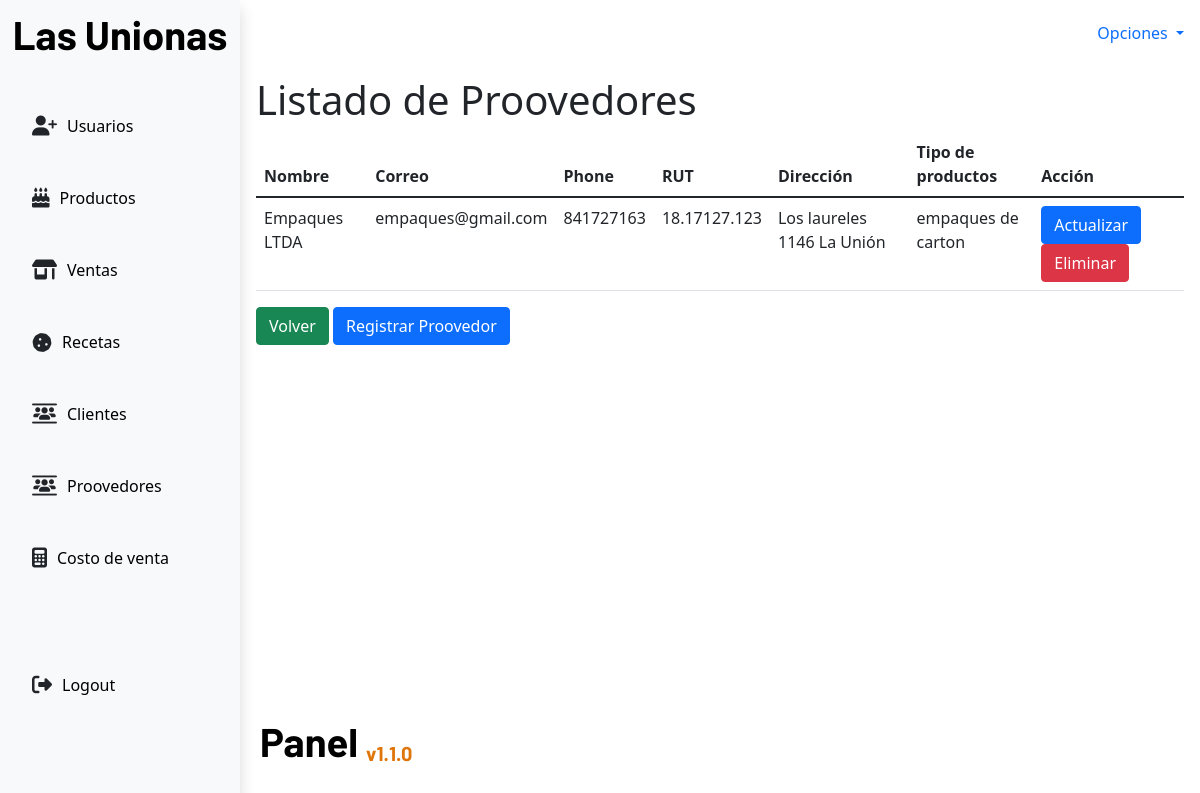
Page /suppliers/ on the earlier database version.
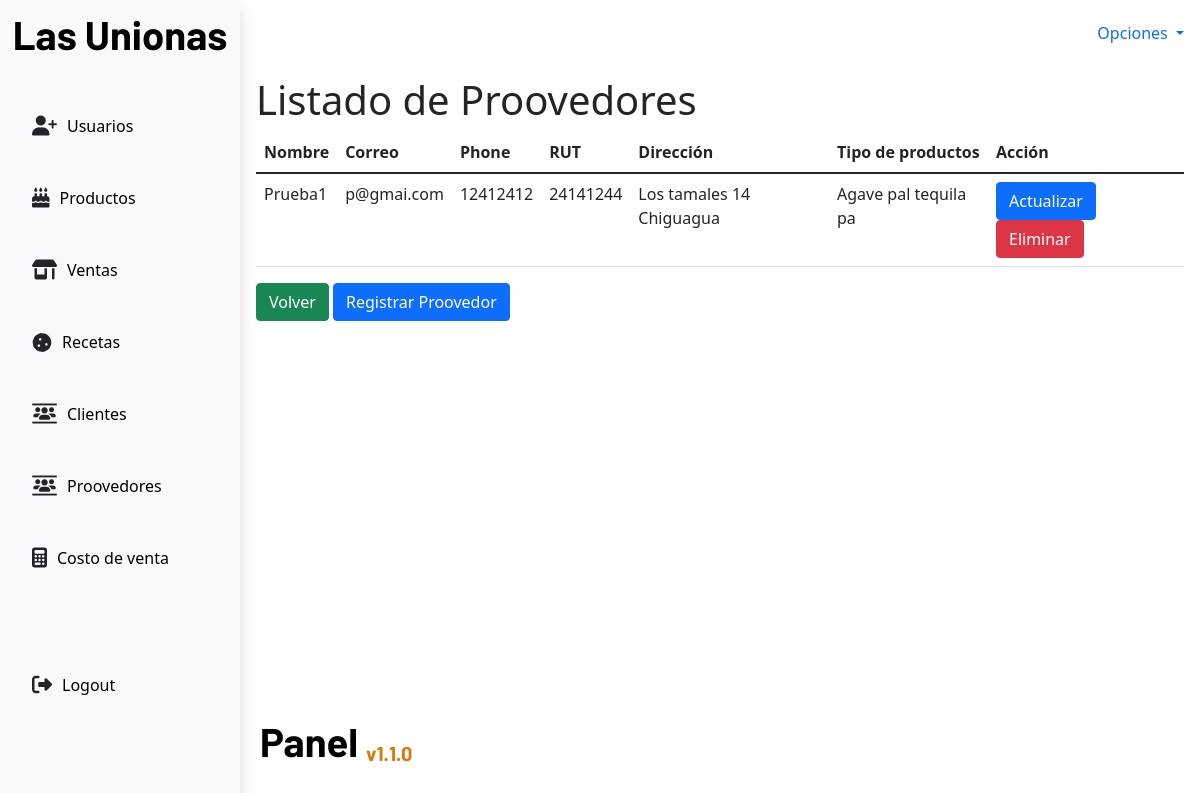
Same page on the later database version.
### app/models.py (models this page shows)
class Suppliers(models.Model):
    name = models.CharField(max_length=60,null=False)
    email = models.EmailField(max_length=60,null=False)
    phone = models.CharField(max_length=20,null=True)
    rut = models.CharField(max_length=15,null=False)
    address = models.CharField(max_length=200,null=False)
    products = models.CharField(max_length=200,null=False)

### app/views.py (the view)
# urls.py: path('suppliers/',views.suppliersTable,name="suppliersTable"),
def suppliersTable(request):
    if request.method == 'GET':
        suppliersList = Suppliers.objects.all()
        return render(request,'suppliers/suppliersTable.html',{
            'suppliers':suppliersList
        })

### app/templates/suppliers/suppliersTable.html
{%extends 'base.html'%}
{% block content %}
<div>
    <h1>Listado de Proovedores</h1>
</div>
<div>
    <table class="table">
        <thead>
            <tr>
                <th>Nombre</th>
                <th>Correo</th>
                <th>Phone</th>
                <th>RUT</th>
                <th>Dirección</th>
                <th>Tipo de productos</th>
                <th>Acción</th>
            </tr>
        </thead>
        <tbody>
            {%for supplier in suppliers%}
            <tr>
                <td>{{supplier.name}}</td>
                <td>{{supplier.email}}</td>
                <td>{{supplier.phone}}</td>
                <td>{{supplier.rut}}</td>
                <td>{{supplier.address}}</td>
                <td>{{supplier.products}}</td>
                <td>
                    <a class="btn btn-primary" href="{%url 'updateSuppliers' supplier.id%}">Actualizar</a>
                    <a class="btn btn-danger" href="{%url 'deleteSuppliers' supplier.id%}">Eliminar</a>
                </td>
            </tr>
            {%endfor%}
        </tbody>
    </table>
</div>
<div>
    <a class="btn btn-success" href="{%url 'home'%}">Volver</a>
    <a class="btn btn-primary" href="{%url 'createSuppliers'%}">Registrar Proovedor</a>
</div>
{% endblock content %}

Differences in the rows shown:
removed Suppliers: name "Empaques LTDA", email "empaques@gmail.com", phone "841727163", rut "18.17127.123", address "Los laureles 1146 La Unión", products "empaques de carton"
added Suppliers: name "Prueba1", email "p@gmai.com", phone "12412412", rut "24141244", address "Los tamales 14 Chiguagua", products "Agave pal tequila pa"
